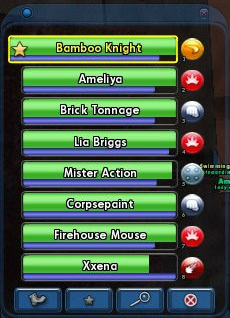
#> input picture tests/screenshots/references/team/team3.png, 230 x 318 px, found by its file name
$ python test_blob.py
#> lines starting #> are read from the running program, lines starting #| are printed output that depends on the picture; after the words box and inside, x2 and y2 are one past the last pixel; in counts of white or black regions, pixels touching at a corner belong together
import cv2
import numpy as np

img = cv2.imread('tests/screenshots/references/team/team3.png')
#> img is the input picture: shape (318, 230, 3); mean B, G, R 76, 93.4, 69.6

# team3 team window bounds from previous logs
tx, ty, tw, th = 9, 1, 212, 314

roi = img[ty:ty+th, tx:tx+tw]
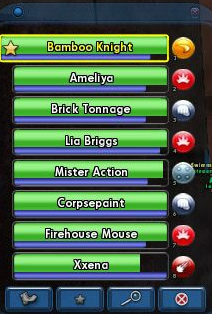
#> roi: shape (314, 212, 3); mean B, G, R 79.9, 99.4, 73.5

# Convert ROI to HSV
hsv = cv2.cvtColor(roi, cv2.COLOR_BGR2HSV)
#> hsv: shape (314, 212, 3); mean H, S, V 78.3, 121.5, 117.6

# We want to find the whole HP bar. It includes Green/Yellow/Red AND the black background.
# Since separating translucent black from varying game background is hard, let's just find the bright colored parts.
# HP colors: Green, Yellow, Red. Let's just do a broad threshold for "bright" colors.
# Saturation > 50, Value > 50
mask = cv2.inRange(hsv, (0, 50, 50), (180, 255, 255))
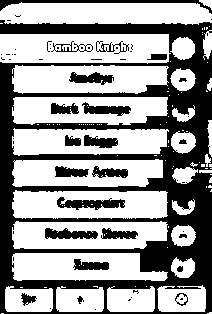
#> mask: shape (314, 212); 60.5% white; 62 black regions (39 under 20 px)

cv2.imwrite('/tmp/mask.png', mask)

contours, _ = cv2.findContours(mask, cv2.RETR_EXTERNAL, cv2.CHAIN_APPROX_SIMPLE)
#> contours = 94 contours, 67 with area under 20; largest, box (x1, y1, x2, y2) and area: (0, 34, 171, 64) 4703, (0, 2, 212, 25) 4023, (12, 190, 168, 219) 3966, (12, 65, 169, 94) 3815, (12, 221, 168, 249) 3803

out = roi.copy()
for c in contours:
    x, y, w, h = cv2.boundingRect(c)
    if w > 50 and h > 5:
        cv2.rectangle(out, (x, y), (x+w, y+h), (0, 255, 0), 1)
#> this loop made 94 passes
#> (x, y, w, h) on passes 2, 5, 6, 7, 9, 10, 11, 12, 13, 14, 16, 17: (207, 312, 5, 2), (146, 286, 1, 1), (135, 286, 1, 1), (107, 286, 48, 26), (56, 286, 48, 26), (5, 286, 48, 26), (157, 285, 49, 27), (171, 257, 24, 21), (12, 253, 156, 28), (167, 247, 1, 1), (171, 225, 25, 22), (12, 221, 156, 28)
#> (c, x, y, w, h) on passes 1, 3, 4, 8, 15, 20: ([[1, 313], [3, 313]], 1, 313, 3, 1), ([[44, 287], [46, 287]], 44, 287, 3, 1), ([[20, 287], [22, 287]], 20, 287, 3, 1), ([[93, 286], [96, 286], [97, 287], [97, 286]], 93, 286, 5, 2), ([[168, 226], [168, 227]], 168, 226, 1, 2), ([[211, 189], [211, 190], [210, 191], [211, 191]], 210, 189, 2, 3)
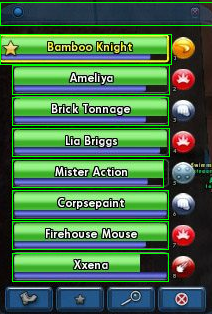
#> out: shape (314, 212, 3); 5.14% of pixels changed, all inside (x1, y1, x2, y2) = (0, 2, 212, 282)

cv2.imwrite('/tmp/blob_out.png', out)

$ run again, with tests/screenshots/references/team/team4.png copied over tests/screenshots/references/team/team3.png
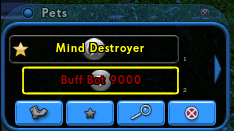
#> input picture tests/screenshots/references/team/team4.png, 234 x 131 px, found by its file name
#> img is the input picture: shape (131, 234, 3); mean B, G, R 63.2, 54.4, 31.8
#> hsv: shape (130, 212, 3); mean H, S, V 69, 174, 78.3
#> `mask = cv2.inRange(hsv, (0, 50, 50), (180, 255, 255))`:
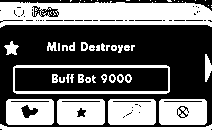
#> mask: shape (130, 212); 41.8% white; 56 white regions (27 under 20 px)
#> contours = 41 contours, 26 with area under 20; largest, box (x1, y1, x2, y2) and area: (0, 1, 212, 28) 4425, (13, 65, 170, 94) 4356, (159, 99, 207, 125) 1167, (108, 99, 156, 125) 1167, (57, 99, 105, 125) 1167
#> the loop `for c in contours:` made 41 passes
#> (x, y, w, h) on passes 1 to 8: (0, 124, 212, 6), (159, 99, 48, 26), (108, 99, 48, 26), (57, 99, 48, 26), (6, 99, 48, 26), (13, 65, 157, 29), (205, 54, 7, 28), (131, 45, 4, 6)
#> after the loop `for c in contours:`:
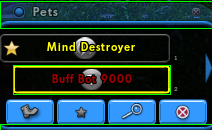
#> out: shape (130, 212, 3); mean B, G, R 63.7, 64.1, 32.5
